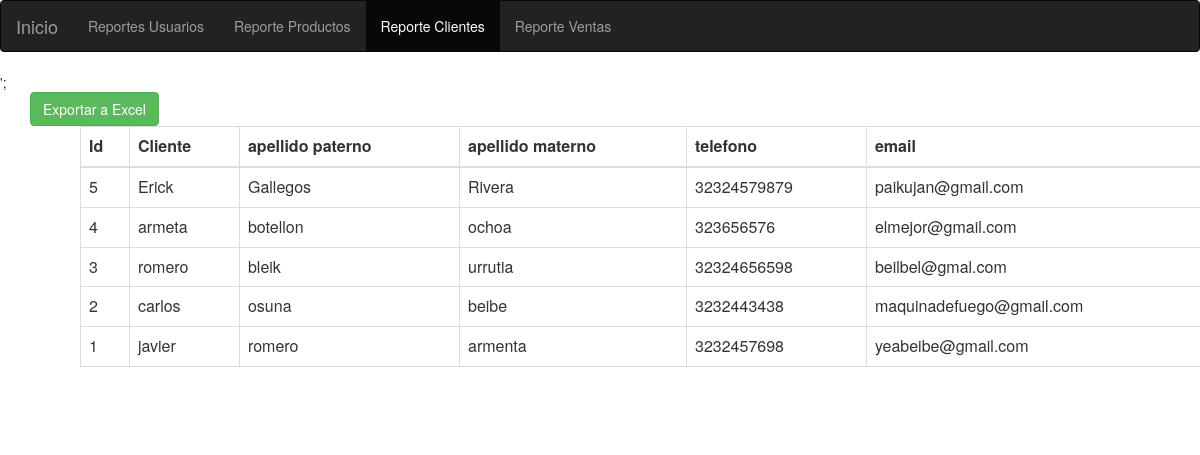
The page /Reportes/clientes/reporteclientes.php on the database its author committed.
### tables this page shows
CREATE TABLE `clientes` (
  `id_cliente` bigint(20) NOT NULL AUTO_INCREMENT,
  `cliente` varchar(40) NOT NULL,
  `ap_cliente` varchar(50) NOT NULL,
  `am_cliente` varchar(50) NOT NULL,
  `telefono` varchar(15) NOT NULL,
  `email` varchar(80) NOT NULL,
  PRIMARY KEY (`id_cliente`)
);

### Reportes/clientes/reporteclientes.php (the view, shortened to what this page needs)
<?php
if ($_SESSION["idioma"]==2){
if(!isset($_SESSION['cuenta'])){
 echo "<script>location.href='index.php'</script>";
}
date_default_timezone_set('America/Hermosillo');
?>
<!DOCTYPE html>
<html lang="en">
<head>
  <title>DPSTREET</title>
  <meta charset="utf-8">
  <meta name="viewport" content="width=device-width, initial-scale=1">
  <link rel="stylesheet" href="https://maxcdn.bootstrapcdn.com/bootstrap/3.3.7/css/bootstrap.min.css">
  <script src="https://ajax.googleapis.com/ajax/libs/jquery/3.3.1/jquery.min.js"></script>
  <script src="https://maxcdn.bootstrapcdn.com/bootstrap/3.3.7/js/bootstrap.min.js"></script>
</head>
<body>
<nav class="navbar navbar-inverse">
  <div class="container-fluid">
    <div class="navbar-header">
      <a class="navbar-brand" href="/dpstreet1/menu1.php">Home</a>
    </div>
    <ul class="nav navbar-nav">
      <li class=""><a href="/dpstreet1/Reportes/usuarios/reporteusuarios">Reports Users</a></li>
      <li class=""><a href="/dpstreet1/Reportes/Productos/reporteproductos">Products Report</a></li>
      <li class="active"><a href="/dpstreet1/Reportes/clientes/reporteclientes">Customer Report</a></li>
       <li class=""><a href="/dpstreet1/Reportes/Ventas/reporteventas">Sales Report</a></li>
    </ul>
    <form class="navbar-form navbar-left" action="/action_page.php">
      <div class="input-group">
          </button>
        </div>
      </div>
    </form>
  </div>
</nav>
<?php
include './db.php';
?>';
<!DOCTYPE html>
<html lang="en">
<head>
   <li><a href="/dpstreet1/Reportes/clientes/reporteexcel5.php" button class="btn btn-success navbar-btn" class="center-align" type="submit" name="action">Export to Excel</a></li>
<title>DPSTREET - reportes usuarios</title>
    <script src="https://ajax.googleapis.com/ajax/libs/jquery/2.2.0/jquery.min.js"></script>
    <link rel="stylesheet" href="https://maxcdn.bootstrapcdn.com/bootstrap/3.3.6/css/bootstrap.min.css" />
    <script src="https://cdn.datatables.net/1.10.12/js/jquery.dataTables.min.js"></script>
    <script src="https://cdn.datatables.net/1.10.12/js/dataTables.bootstrap.min.js"></script>
    <link rel="stylesheet" href="https://cdn.datatables.net/1.10.12/css/dataTables.bootstrap.min.css" />
    <script src="https://maxcdn.bootstrapcdn.com/bootstrap/3.3.6/js/bootstrap.min.js"></script>
    <style>
      body
      {
        margin:0;
        padding:0;
        background-color:white;
      }
      .box
      {
        width:1270px;
        padding:20px;
        background-color:#fff;
        border:1px solid #ccc;
        border-radius:5px;
        margin-top:25px;
      }
    </style>
  </head>
  <body>
          <table class="table table-bordered" style="background-color:white;margin-left:50px;" >
            <thead>
              <tr>
              <th>Id</th>
                <th>Client</th>
                <th>last name</th>
                <th>mother's last name</th>
                <th>Phone</th>
                <th>email</th>
              </tr>
            </thead>
            <tbody>
        <?php
           $statement = $connection->prepare("SELECT id_cliente,cliente,ap_cliente,am_cliente,telefono,email FROM clientes  order by id_cliente DESC");
          $statement->execute();
          while($row=$statement->fetch(PDO::FETCH_ASSOC))
          {
            extract($row);
            echo "<TR>";
            echo "<TD>{$id_cliente}</TD>";
            echo "<TD>{$cliente}</TD>";
            echo "<TD>{$ap_cliente}</TD>";
            echo "<TD>{$am_cliente}</TD>";
            echo "<TD>{$telefono}</TD>";
            echo "<TD>{$email}</TD>";
            echo "</TR>";
          }
          ?>
          </tbody>
      </table>
</body>
</html>
<?php } else { ?>
<html lang="en">
<head>
  <link rel="stylesheet" href="https://maxcdn.bootstrapcdn.com/bootstrap/3.3.7/css/bootstrap.min.css">
</head>
<body>
<nav class="navbar navbar-inverse">
  <div class="container-fluid">
    <div class="navbar-header">
      <a class="navbar-brand" href="/dpstreet1/menu1.php">Inicio</a>
    </div>
    <ul class="nav navbar-nav">
      <li class=""><a href="/dpstreet1/Reportes/usuarios/reporteusuarios">Reportes Usuarios</a></li>
      <li class=""><a href="/dpstreet1/Reportes/Productos/reporteproductos">Reporte Productos</a></li>
      <li class="active"><a href="/dpstreet1/Reportes/clientes/reporteclientes">Reporte Clientes</a></li>
       <li class=""><a href="/dpstreet1/Reportes/Ventas/reporteventas">Reporte Ventas</a></li>
    </ul>
      </div>
</nav>
<?php
include './db.php';
?>';
<!DOCTYPE html>
<html lang="en">
<head>
		<link rel="stylesheet" href="https://maxcdn.bootstrapcdn.com/bootstrap/3.3.6/css/bootstrap.min.css" />
		<link rel="stylesheet" href="https://cdn.datatables.net/1.10.12/css/dataTables.bootstrap.min.css" />
	</head>
	<body>
</head>
<body>
<div class="container">
    <div class="row ">
        <div class="col-lg-12">
             <a class="btn btn-success" id="export-btn">Exportar a Excel</a>
          <table class="table table-bordered" style="background-color:white;margin-left:50px;" >
            <thead>
              <tr>
              <th>Id</th>
                <th>Cliente</th>
                <th>apellido paterno</th>
                <th>apellido materno</th>
                <th>telefono</th>
                <th>email</th>
              </tr>
            </thead>
            <tbody>
        <?php
           $statement = $connection->prepare("SELECT id_cliente,cliente,ap_cliente,am_cliente,telefono,email FROM clientes  order by id_cliente DESC");
          $statement->execute();
          while($row=$statement->fetch(PDO::FETCH_ASSOC))
          {
            extract($row);
            echo "<TR>";
            echo "<TD>{$id_cliente}</TD>";
            echo "<TD>{$cliente}</TD>";
            echo "<TD>{$ap_cliente}</TD>";
            echo "<TD>{$am_cliente}</TD>";
            echo "<TD>{$telefono}</TD>";
            echo "<TD>{$email}</TD>";
            echo "</TR>";
          }
          ?>
          </tbody>
      </table>
      <br><br>
        </div>
    </div>
  </div>
</body>
</html>
<?php } ?>

### Reportes/clientes/reporteclientes.php (style rules this page uses)
body { margin:0; padding:0; background-color:white; }

### rows shown on the page
clientes: id_cliente "5", cliente "Erick", ap_cliente "Gallegos", am_cliente "Rivera", telefono "32324579879", email "paikujan@gmail.com"
clientes: id_cliente "4", cliente "armeta", ap_cliente "botellon", am_cliente "ochoa", telefono "323656576", email "elmejor@gmail.com"
clientes: id_cliente "3", cliente "romero", ap_cliente "bleik", am_cliente "urrutia", telefono "32324656598", email "beilbel@gmal.com"
clientes: id_cliente "2", cliente "carlos", ap_cliente "osuna", am_cliente "beibe", telefono "3232443438", email "maquinadefuego@gmail.com"
clientes: id_cliente "1", cliente "javier", ap_cliente "romero", am_cliente "armenta", telefono "3232457698", email "yeabeibe@gmail.com"
